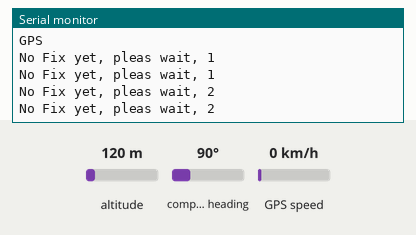
This sketch was run on a simulated Arduino Uno, built with avr-gcc and run on an emulated ATmega328P. Shown: the last lines printed to the serial monitor. Inputs (shaded band) come from the test bench; at power-on: altitude 120 m, compass heading 90°, GPS speed 0 km/h. The GPS gets a fix after 3 s at 37.7749, -122.4194 with 8 satellites.

Above: at 2.2 s.
2.3 s: altitude set to 20 m
At 3.8 s:
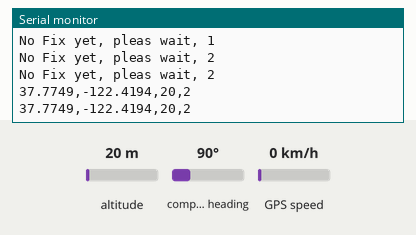
5.5 s: altitude set to 250 m
At 6.8 s:
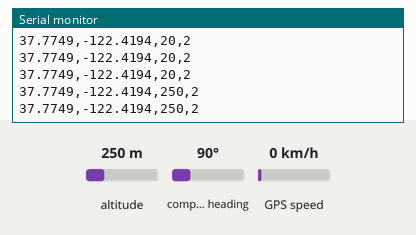

The sketch:

058_GPS_XM37-1612.ino
```cpp
//A full description of this module (and many others) can be downloaded at: https://eve_arduino

#include <TinyGPS++.h>
#include <SoftwareSerial.h>

TinyGPSPlus gps;

SoftwareSerial GPSSerial(3, 2);
unsigned long fixtime;
void setup()
{
  Serial.begin(115200);
  GPSSerial.begin(9600);
  delay(1000);
  Serial.println("GPS");
}

void loop()
{
  while (GPSSerial.available() > 0)
  {
    if (gps.encode(GPSSerial.read()))
    {
      displayInfo();
    }
  }
}

void displayInfo()
{
  if (gps.location.isValid())
  {
    Serial.print(gps.location.lat(), 4);
    Serial.print(F(","));
    Serial.print(gps.location.lng(), 4);
    Serial.print(F(","));
    Serial.print(gps.altitude.meters(),0);
    Serial.print(F(","));
    Serial.print(fixtime);
  }
  else
  {
    Serial.print(F("No Fix yet, pleas wait, "));
    fixtime=millis()/1000.000;
    Serial.print(fixtime);
  }
  Serial.println();
}
```

Measured:
- after the input at 2.3 s, the serial monitor: prints a new line after 0.73 s (image 1)
- after the input at 5.5 s, the serial monitor: prints a new line after 0.53 s (image 2)
